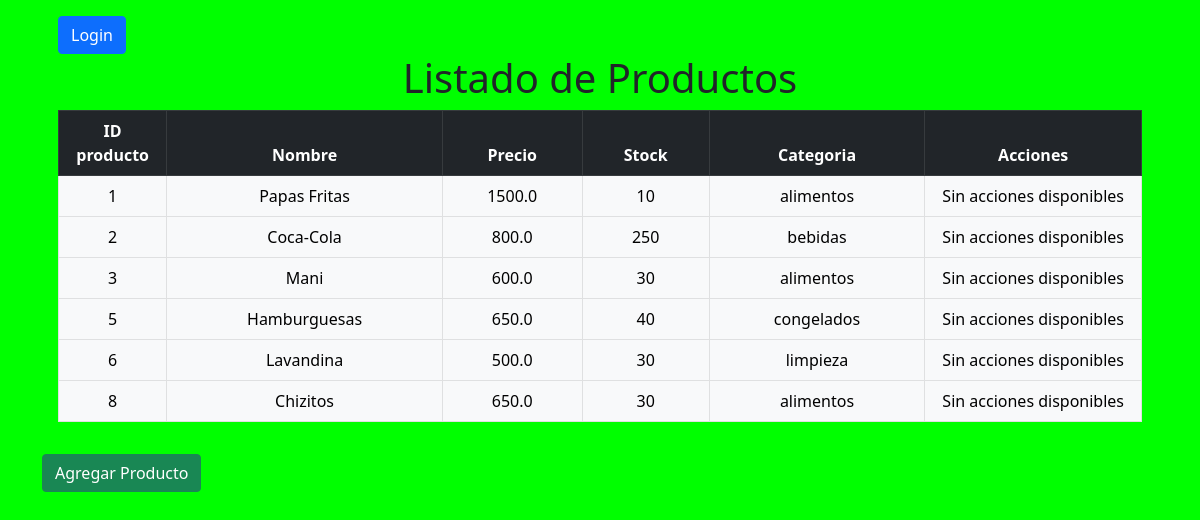
The page / on the database its author committed.
### inventario/models.py (models this page shows, shortened)
class Productos(models.Model):
    nombre = models.CharField(max_length=30, null=False)
    precio = models.FloatField()
    stock = models.IntegerField(default=0)
    categoria_fk = models.ForeignKey(Categorias,on_delete=models.CASCADE,null=True,default=1) #Esta sera la FK que nos relaciona con la clase de Categorias
    class Meta:
        managed = True
        verbose_name = 'Producto'
        verbose_name_plural = 'Productos'

class Categorias(models.Model):
    category_name = models.CharField(max_length=20)
    def __str__(self):
        return self.category_name
    class Meta:
        managed = True
        verbose_name = 'Categoria'
        verbose_name_plural = 'Categorias'

### inventario/views.py (the view)
# urls.py: path('',listarProductos,name="index"),
def listarProductos(req):
    productos = Productos.objects.all() # equivale a un "SELECT * FROM productos"
    categorias = Categorias.objects.all() #equivale a un "SELECT * FROM categorias"
    formulario = FormProducto()
    contexto = {"productos":productos,"categorias":categorias,"formulario":formulario}
    return render(req,'index.html',contexto)

### inventario/templates/index.html (shortened to what this page needs)
{% extends "base.html" %}
{% block content %}
    <div class="container p-3">
      {% if user.is_authenticated %}
      <a href="{% url 'logout' %}"><button type="button" class="btn btn-dark">Logout</button></a>
        <span>Bienvenido nuevamente {{ user.first_name }}</span>
      {% else %}
        <a href="{% url 'login' %}"><button type="button" class="btn btn-primary">Login</button></a>
      {% endif %}
    <div class="container text-center">
        <h1>Listado de Productos</h1>
    </div>
    <table class="table table-light table-bordered text-center">
        <thead class="table-dark">
        <tr>
            <th width="10%" scope="col">ID producto</th>
            <th scope="col">Nombre</th>
            <th scope="col">Precio</th>
            <th scope="col">Stock</th>
            <th scope="col">Categoria</th>
            <th width="20%">Acciones</th>
        </tr>
        </thead>
        <tbody>
            {% for item in productos %}
                <tr>
                    <td>{{ item.id }}</td>
                    <td>{{item.nombre}}</td>
                    <td>{{item.precio}}</td>
                    <td>{{item.stock}}</td>
                    <td>{{item.categoria_fk}}</td>
                    <td>
                      {% if user.is_authenticated and user.username == "admin" %}
                        <a href="{% url 'editar' item.id %}"><button type="button" class="btn btn-warning">Editar</button></a>
                        <a href="{% url 'eliminar' item.id %}"><button type="button" class="btn btn-danger">Eliminar</button></a>
                      {% else %}
                        <span >Sin acciones disponibles</span>
                      {% endif %}
                    </td>
                </tr>
            {% endfor %}
        </tbody>
    </table>
    </div>
<button type="button" class="btn btn-success" data-bs-toggle="modal" data-bs-target="#crearProducto">Agregar Producto </button>
{% endblock content %}

### inventario/templates/base.html (shortened to what this page needs)
<!DOCTYPE html>
<html lang="en">
<head>
    <link href="https://cdn.jsdelivr.net/npm/bootstrap@5.0.2/dist/css/bootstrap.min.css" rel="stylesheet">
    {% load static %}
    <link rel="stylesheet" href="{% static 'css/styles.css' %}">
</head>
<body>
    <div class="container">
        {% block content %}
        {% endblock content %}
    </div>
</body>
</html>

### inventario/static/css/styles.css (style rules this page uses)
body { background-color: rgb(0, 255, 0); }

### rows shown on the page
Productos: id "1", nombre "Papas Fritas", precio "1500.0", stock "10", categoria_fk "alimentos"
Productos: id "2", nombre "Coca-Cola", precio "800.0", stock "250", categoria_fk "bebidas"
Productos: id "3", nombre "Mani", precio "600.0", stock "30", categoria_fk "alimentos"
Productos: id "5", nombre "Hamburguesas", precio "650.0", stock "40", categoria_fk "congelados"
Productos: id "6", nombre "Lavandina", precio "500.0", stock "30", categoria_fk "limpieza"
Productos: id "8", nombre "Chizitos", precio "650.0", stock "30", categoria_fk "alimentos"
